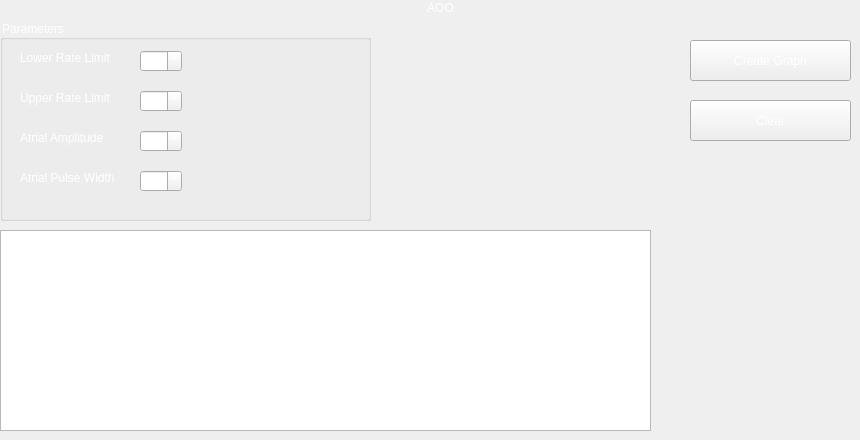
            <widget class="QWidget" name="page_1">
             <widget class="QGroupBox" name="groupBox">
              <property name="geometry">
               <rect>
                <x>0</x>
                <y>20</y>
                <width>371</width>
                <height>201</height>
               </rect>
              </property>
              <property name="styleSheet">
               <string notr="true">color: rgb(255, 255, 255);</string>
              </property>
              <property name="title">
               <string>Parameters</string>
              </property>
              <widget class="QLabel" name="label_3">
               <property name="geometry">
                <rect>
                 <x>20</x>
                 <y>30</y>
                 <width>111</width>
                 <height>16</height>
                </rect>
               </property>
               <property name="text">
                <string>Lower Rate Limit</string>
               </property>
              </widget>
              <widget class="QLabel" name="label_4">
               <property name="geometry">
                <rect>
                 <x>20</x>
                 <y>70</y>
                 <width>111</width>
                 <height>16</height>
                </rect>
               </property>
               <property name="text">
                <string>Upper Rate Limit</string>
               </property>
              </widget>
              <widget class="QLabel" name="label_5">
               <property name="geometry">
                <rect>
                 <x>20</x>
                 <y>110</y>
                 <width>101</width>
                 <height>16</height>
                </rect>
               </property>
               <property name="text">
                <string>Atrial Amplitude</string>
               </property>
              </widget>
              <widget class="QLabel" name="label_6">
               <property name="geometry">
                <rect>
                 <x>20</x>
                 <y>150</y>
                 <width>111</width>
                 <height>16</height>
                </rect>
               </property>
               <property name="text">
                <string>Atrial Pulse Width</string>
               </property>
              </widget>
              <widget class="QSpinBox" name="spinBox">
               <property name="geometry">
                <rect>
                 <x>140</x>
                 <y>30</y>
                 <width>42</width>
                 <height>22</height>
                </rect>
               </property>
              </widget>
              <widget class="QSpinBox" name="spinBox_2">
               <property name="geometry">
                <rect>
                 <x>140</x>
                 <y>70</y>
                 <width>42</width>
                 <height>22</height>
                </rect>
               </property>
              </widget>
              <widget class="QSpinBox" name="spinBox_3">
               <property name="geometry">
                <rect>
                 <x>140</x>
                 <y>110</y>
                 <width>42</width>
                 <height>22</height>
                </rect>
               </property>
              </widget>
              <widget class="QSpinBox" name="spinBox_4">
               <property name="geometry">
                <rect>
                 <x>140</x>
                 <y>150</y>
                 <width>42</width>
                 <height>22</height>
                </rect>
               </property>
              </widget>
             </widget>
             <widget class="QLabel" name="label_11">
              <property name="geometry">
               <rect>
                <x>400</x>
                <y>0</y>
                <width>81</width>
                <height>16</height>
               </rect>
              </property>
              <property name="styleSheet">
               <string notr="true">font: 75 14pt &quot;MS Shell Dlg 2&quot;;
color: rgb(255, 255, 255);</string>
              </property>
              <property name="text">
               <string>AOO</string>
              </property>
              <property name="alignment">
               <set>Qt::AlignCenter</set>
              </property>
             </widget>
             <widget class="QGraphicsView" name="graphicsView">
              <property name="geometry">
               <rect>
                <x>0</x>
                <y>230</y>
                <width>651</width>
                <height>201</height>
               </rect>
              </property>
             </widget>
             <widget class="QPushButton" name="pushButton">
              <property name="geometry">
               <rect>
                <x>690</x>
                <y>40</y>
                <width>161</width>
                <height>41</height>
               </rect>
              </property>
              <property name="styleSheet">
               <string notr="true">font: 75 14pt &quot;MS Shell Dlg 2&quot;;
color: rgb(255, 255, 255);</string>
              </property>
              <property name="text">
               <string>Create Graph</string>
              </property>
             </widget>
             <widget class="QPushButton" name="pushButton_2">
              <property name="geometry">
               <rect>
                <x>690</x>
                <y>100</y>
                <width>161</width>
                <height>41</height>
               </rect>
              </property>
              <property name="styleSheet">
               <string notr="true">font: 75 14pt &quot;MS Shell Dlg 2&quot;;
color: rgb(255, 255, 255);</string>
              </property>
              <property name="text">
               <string>Clear</string>
              </property>
             </widget>
            </widget>
